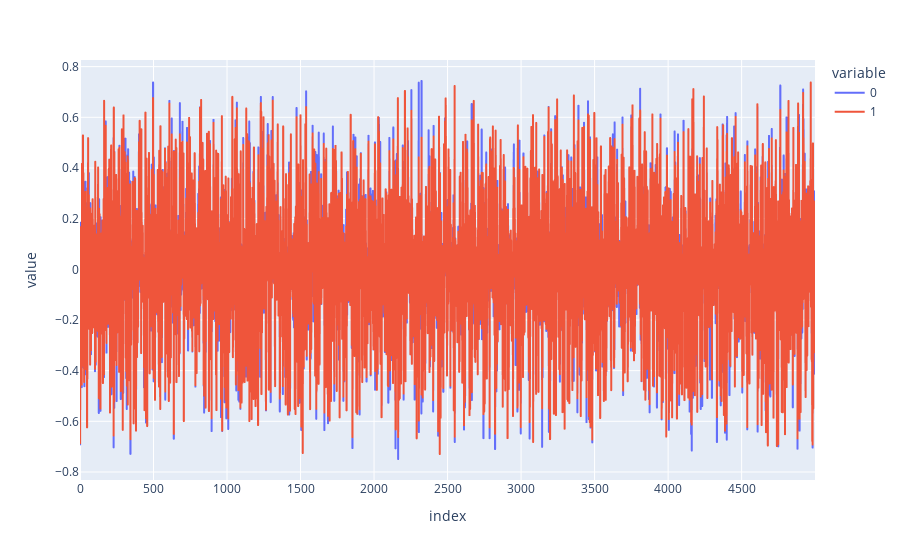

This figure's notebook cell:
### Code cell
px.line(np.c_[train_out[:idx, 0], y_pred[:idx, 0]])

### Figure 1 — Plotly figure (JSON) as saved in the notebook; plotly's stock layout.template omitted (floating-point values rounded to 4 significant figures; data arrays with more than 128 entries replaced by an {"elided": "..."} marker saying what was removed)
{"data": [{"hovertemplate": "variable=0<br>index=%{x}<br>value=%{y}<extra></extra>", "legendgroup": "0", "line": {"color": "#636efa", "dash": "solid"}, "marker": {"symbol": "circle"}, "mode": "lines", "name": "0", "showlegend": true, "type": "scattergl", "x": {"elided": "5000 int values"}, "xaxis": "x", "y": {"elided": "5000 float values"}, "yaxis": "y"}, {"hovertemplate": "variable=1<br>index=%{x}<br>value=%{y}<extra></extra>", "legendgroup": "1", "line": {"color": "#EF553B", "dash": "solid"}, "marker": {"symbol": "circle"}, "mode": "lines", "name": "1", "showlegend": true, "type": "scattergl", "x": {"elided": "5000 int values"}, "xaxis": "x", "y": {"elided": "5000 float values"}, "yaxis": "y"}], "layout": {"legend": {"title": {"text": "variable"}, "tracegroupgap": 0}, "margin": {"t": 60}, "xaxis": {"anchor": "y", "domain": [0, 1], "title": {"text": "index"}}, "yaxis": {"anchor": "x", "domain": [0, 1], "title": {"text": "value"}}}}
